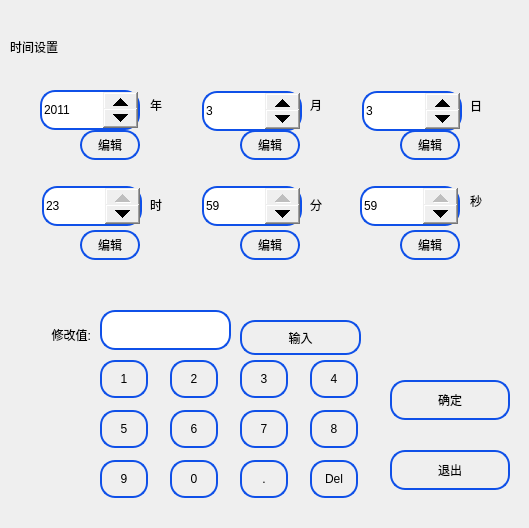
<?xml version="1.0" encoding="UTF-8"?>
<ui version="4.0">
 <class>TimeSettingDlg</class>
 <widget class="QDialog" name="TimeSettingDlg">
  <property name="enabled">
   <bool>true</bool>
  </property>
  <property name="geometry">
   <rect>
    <x>0</x>
    <y>0</y>
    <width>529</width>
    <height>528</height>
   </rect>
  </property>
  <property name="windowTitle">
   <string>Dialog</string>
  </property>
  <property name="styleSheet">
   <string notr="true">QSpinBox::up-button
{
	width: 35px;
	height: 25px;
	border-left-width:1px;
	border-left-color:darkgray;
	border-left-style:solid;
	border-top-right-radius:3px;
	image: url(:/new/prefix1/image/up.png);
}

QSpinBox::down-button
{
	width: 35px;
	height: 25px;
	border-left-width:1px;
	border-left-color:darkgray;
	border-left-style:solid;	
	border-bottom-right-radius:3px;
	image: url(:/new/prefix1/image/down.png);
}
QSpinBox{
border:2px solid rgb(15,80,232);
border-radius:15px
}
QLineEdit
{
	border:2px solid rgb(15,80,232);
	border-radius:15px;
}
QPushButton
{
	border:2px solid rgb(15,80,232);
	border-radius:15px;
}</string>
  </property>
  <widget class="QLabel" name="label_34">
   <property name="geometry">
    <rect>
     <x>470</x>
     <y>91</y>
     <width>30</width>
     <height>30</height>
    </rect>
   </property>
   <property name="focusPolicy">
    <enum>Qt::NoFocus</enum>
   </property>
   <property name="text">
    <string>日</string>
   </property>
  </widget>
  <widget class="QLabel" name="label_11">
   <property name="geometry">
    <rect>
     <x>10</x>
     <y>26</y>
     <width>121</width>
     <height>41</height>
    </rect>
   </property>
   <property name="focusPolicy">
    <enum>Qt::NoFocus</enum>
   </property>
   <property name="text">
    <string>时间设置</string>
   </property>
  </widget>
  <widget class="QSpinBox" name="monSpin">
   <property name="geometry">
    <rect>
     <x>202</x>
     <y>91</y>
     <width>100</width>
     <height>40</height>
    </rect>
   </property>
   <property name="focusPolicy">
    <enum>Qt::NoFocus</enum>
   </property>
   <property name="styleSheet">
    <string notr="true">QSpinBox::up-button
{
	width: 35px;
	height: 20px;
}

QSpinBox::down-button
{
	width: 35px;
	height: 20px;
}</string>
   </property>
   <property name="minimum">
    <number>1</number>
   </property>
   <property name="maximum">
    <number>12</number>
   </property>
   <property name="value">
    <number>3</number>
   </property>
  </widget>
  <widget class="QPushButton" name="timeSet_but">
   <property name="geometry">
    <rect>
     <x>390</x>
     <y>380</y>
     <width>120</width>
     <height>40</height>
    </rect>
   </property>
   <property name="focusPolicy">
    <enum>Qt::StrongFocus</enum>
   </property>
   <property name="styleSheet">
    <string notr="true"/>
   </property>
   <property name="text">
    <string>确定</string>
   </property>
  </widget>
  <widget class="QLabel" name="label_37">
   <property name="geometry">
    <rect>
     <x>470</x>
     <y>186</y>
     <width>30</width>
     <height>30</height>
    </rect>
   </property>
   <property name="focusPolicy">
    <enum>Qt::NoFocus</enum>
   </property>
   <property name="text">
    <string>秒</string>
   </property>
  </widget>
  <widget class="QLabel" name="label_36">
   <property name="geometry">
    <rect>
     <x>310</x>
     <y>190</y>
     <width>30</width>
     <height>30</height>
    </rect>
   </property>
   <property name="focusPolicy">
    <enum>Qt::NoFocus</enum>
   </property>
   <property name="text">
    <string>分</string>
   </property>
  </widget>
  <widget class="QSpinBox" name="minSpin">
   <property name="geometry">
    <rect>
     <x>202</x>
     <y>186</y>
     <width>100</width>
     <height>40</height>
    </rect>
   </property>
   <property name="focusPolicy">
    <enum>Qt::NoFocus</enum>
   </property>
   <property name="styleSheet">
    <string notr="true">QSpinBox::up-button
{
	width: 35px;
	height: 20px;
}

QSpinBox::down-button
{
	width: 35px;
	height: 20px;
}</string>
   </property>
   <property name="minimum">
    <number>0</number>
   </property>
   <property name="maximum">
    <number>59</number>
   </property>
   <property name="value">
    <number>59</number>
   </property>
  </widget>
  <widget class="QSpinBox" name="daySpin">
   <property name="geometry">
    <rect>
     <x>362</x>
     <y>91</y>
     <width>100</width>
     <height>40</height>
    </rect>
   </property>
   <property name="focusPolicy">
    <enum>Qt::NoFocus</enum>
   </property>
   <property name="styleSheet">
    <string notr="true">QSpinBox::up-button
{
	width: 35px;
	height: 20px;
}

QSpinBox::down-button
{
	width: 35px;
	height: 20px;
}</string>
   </property>
   <property name="minimum">
    <number>1</number>
   </property>
   <property name="maximum">
    <number>31</number>
   </property>
   <property name="value">
    <number>3</number>
   </property>
  </widget>
  <widget class="QLabel" name="label_32">
   <property name="geometry">
    <rect>
     <x>150</x>
     <y>90</y>
     <width>30</width>
     <height>30</height>
    </rect>
   </property>
   <property name="focusPolicy">
    <enum>Qt::NoFocus</enum>
   </property>
   <property name="text">
    <string>年</string>
   </property>
  </widget>
  <widget class="QLabel" name="label_33">
   <property name="geometry">
    <rect>
     <x>310</x>
     <y>90</y>
     <width>30</width>
     <height>30</height>
    </rect>
   </property>
   <property name="focusPolicy">
    <enum>Qt::NoFocus</enum>
   </property>
   <property name="text">
    <string>月</string>
   </property>
  </widget>
  <widget class="QSpinBox" name="hourSpin">
   <property name="geometry">
    <rect>
     <x>42</x>
     <y>186</y>
     <width>100</width>
     <height>40</height>
    </rect>
   </property>
   <property name="focusPolicy">
    <enum>Qt::NoFocus</enum>
   </property>
   <property name="styleSheet">
    <string notr="true">QSpinBox::up-button
{
	width: 35px;
	height: 20px;
}

QSpinBox::down-button
{
	width: 35px;
	height: 20px;
}</string>
   </property>
   <property name="minimum">
    <number>0</number>
   </property>
   <property name="maximum">
    <number>23</number>
   </property>
   <property name="value">
    <number>23</number>
   </property>
  </widget>
  <widget class="QSpinBox" name="yearSpin">
   <property name="geometry">
    <rect>
     <x>40</x>
     <y>90</y>
     <width>100</width>
     <height>40</height>
    </rect>
   </property>
   <property name="minimumSize">
    <size>
     <width>0</width>
     <height>40</height>
    </size>
   </property>
   <property name="maximumSize">
    <size>
     <width>16777215</width>
     <height>40</height>
    </size>
   </property>
   <property name="focusPolicy">
    <enum>Qt::NoFocus</enum>
   </property>
   <property name="styleSheet">
    <string notr="true">QSpinBox::up-button
{
	width: 35px;
	height: 20px;
}

QSpinBox::down-button
{
	width: 35px;
	height: 20px;
}
</string>
   </property>
   <property name="minimum">
    <number>2000</number>
   </property>
   <property name="maximum">
    <number>2035</number>
   </property>
   <property name="value">
    <number>2011</number>
   </property>
  </widget>
  <widget class="QSpinBox" name="secSpin">
   <property name="geometry">
    <rect>
     <x>360</x>
     <y>186</y>
     <width>100</width>
     <height>40</height>
    </rect>
   </property>
   <property name="focusPolicy">
    <enum>Qt::NoFocus</enum>
   </property>
   <property name="styleSheet">
    <string notr="true">QSpinBox::up-button
{
	width: 35px;
	height: 20px;
}

QSpinBox::down-button
{
	width: 35px;
	height: 20px;
}</string>
   </property>
   <property name="minimum">
    <number>0</number>
   </property>
   <property name="maximum">
    <number>59</number>
   </property>
   <property name="value">
    <number>59</number>
   </property>
  </widget>
  <widget class="QLabel" name="label_35">
   <property name="geometry">
    <rect>
     <x>150</x>
     <y>190</y>
     <width>30</width>
     <height>30</height>
    </rect>
   </property>
   <property name="focusPolicy">
    <enum>Qt::NoFocus</enum>
   </property>
   <property name="text">
    <string>时</string>
   </property>
  </widget>
  <widget class="QPushButton" name="hourBtn">
   <property name="geometry">
    <rect>
     <x>80</x>
     <y>230</y>
     <width>60</width>
     <height>30</height>
    </rect>
   </property>
   <property name="minimumSize">
    <size>
     <width>0</width>
     <height>30</height>
    </size>
   </property>
   <property name="maximumSize">
    <size>
     <width>16777215</width>
     <height>30</height>
    </size>
   </property>
   <property name="styleSheet">
    <string notr="true"/>
   </property>
   <property name="text">
    <string>编辑</string>
   </property>
  </widget>
  <widget class="QPushButton" name="minBtn">
   <property name="geometry">
    <rect>
     <x>240</x>
     <y>230</y>
     <width>60</width>
     <height>30</height>
    </rect>
   </property>
   <property name="minimumSize">
    <size>
     <width>0</width>
     <height>30</height>
    </size>
   </property>
   <property name="maximumSize">
    <size>
     <width>16777215</width>
     <height>30</height>
    </size>
   </property>
   <property name="styleSheet">
    <string notr="true"/>
   </property>
   <property name="text">
    <string>编辑</string>
   </property>
  </widget>
  <widget class="QPushButton" name="secBtn">
   <property name="geometry">
    <rect>
     <x>400</x>
     <y>230</y>
     <width>60</width>
     <height>30</height>
    </rect>
   </property>
   <property name="minimumSize">
    <size>
     <width>0</width>
     <height>30</height>
    </size>
   </property>
   <property name="maximumSize">
    <size>
     <width>16777215</width>
     <height>30</height>
    </size>
   </property>
   <property name="styleSheet">
    <string notr="true"/>
   </property>
   <property name="text">
    <string>编辑</string>
   </property>
  </widget>
  <widget class="QPushButton" name="yearBtn">
   <property name="geometry">
    <rect>
     <x>80</x>
     <y>130</y>
     <width>60</width>
     <height>30</height>
    </rect>
   </property>
   <property name="minimumSize">
    <size>
     <width>0</width>
     <height>30</height>
    </size>
   </property>
   <property name="maximumSize">
    <size>
     <width>16777215</width>
     <height>30</height>
    </size>
   </property>
   <property name="styleSheet">
    <string notr="true"/>
   </property>
   <property name="text">
    <string>编辑</string>
   </property>
  </widget>
  <widget class="QPushButton" name="monBtn">
   <property name="geometry">
    <rect>
     <x>240</x>
     <y>130</y>
     <width>60</width>
     <height>30</height>
    </rect>
   </property>
   <property name="minimumSize">
    <size>
     <width>0</width>
     <height>30</height>
    </size>
   </property>
   <property name="maximumSize">
    <size>
     <width>16777215</width>
     <height>30</height>
    </size>
   </property>
   <property name="styleSheet">
    <string notr="true"/>
   </property>
   <property name="text">
    <string>编辑</string>
   </property>
  </widget>
  <widget class="QPushButton" name="dayBtn">
   <property name="geometry">
    <rect>
     <x>400</x>
     <y>130</y>
     <width>60</width>
     <height>30</height>
    </rect>
   </property>
   <property name="minimumSize">
    <size>
     <width>0</width>
     <height>30</height>
    </size>
   </property>
   <property name="maximumSize">
    <size>
     <width>16777215</width>
     <height>30</height>
    </size>
   </property>
   <property name="styleSheet">
    <string notr="true"/>
   </property>
   <property name="text">
    <string>编辑</string>
   </property>
  </widget>
  <widget class="QPushButton" name="btn_8">
   <property name="geometry">
    <rect>
     <x>310</x>
     <y>410</y>
     <width>48</width>
     <height>38</height>
    </rect>
   </property>
   <property name="text">
    <string>8</string>
   </property>
  </widget>
  <widget class="QPushButton" name="btn_3">
   <property name="geometry">
    <rect>
     <x>240</x>
     <y>360</y>
     <width>48</width>
     <height>38</height>
    </rect>
   </property>
   <property name="text">
    <string>3</string>
   </property>
  </widget>
  <widget class="QPushButton" name="btn_5">
   <property name="geometry">
    <rect>
     <x>100</x>
     <y>410</y>
     <width>48</width>
     <height>38</height>
    </rect>
   </property>
   <property name="text">
    <string>5</string>
   </property>
  </widget>
  <widget class="QPushButton" name="btn_point">
   <property name="geometry">
    <rect>
     <x>240</x>
     <y>460</y>
     <width>48</width>
     <height>38</height>
    </rect>
   </property>
   <property name="text">
    <string>.</string>
   </property>
  </widget>
  <widget class="QPushButton" name="btn_2">
   <property name="geometry">
    <rect>
     <x>170</x>
     <y>360</y>
     <width>48</width>
     <height>38</height>
    </rect>
   </property>
   <property name="styleSheet">
    <string notr="true"/>
   </property>
   <property name="text">
    <string>2</string>
   </property>
  </widget>
  <widget class="QPushButton" name="btn_7">
   <property name="geometry">
    <rect>
     <x>240</x>
     <y>410</y>
     <width>48</width>
     <height>38</height>
    </rect>
   </property>
   <property name="text">
    <string>7</string>
   </property>
  </widget>
  <widget class="QPushButton" name="btn_6">
   <property name="geometry">
    <rect>
     <x>170</x>
     <y>410</y>
     <width>48</width>
     <height>38</height>
    </rect>
   </property>
   <property name="text">
    <string>6</string>
   </property>
  </widget>
  <widget class="QPushButton" name="btn_4">
   <property name="geometry">
    <rect>
     <x>310</x>
     <y>360</y>
     <width>48</width>
     <height>38</height>
    </rect>
   </property>
   <property name="text">
    <string>4</string>
   </property>
  </widget>
  <widget class="QLabel" name="label_7">
   <property name="geometry">
    <rect>
     <x>0</x>
     <y>320</y>
     <width>91</width>
     <height>30</height>
    </rect>
   </property>
   <property name="text">
    <string>修改值:</string>
   </property>
   <property name="alignment">
    <set>Qt::AlignRight|Qt::AlignTrailing|Qt::AlignVCenter</set>
   </property>
   <property name="buddy">
    <cstring>lineEdit</cstring>
   </property>
  </widget>
  <widget class="QPushButton" name="btn_9">
   <property name="geometry">
    <rect>
     <x>100</x>
     <y>460</y>
     <width>48</width>
     <height>38</height>
    </rect>
   </property>
   <property name="text">
    <string>9</string>
   </property>
  </widget>
  <widget class="QPushButton" name="btn_1">
   <property name="geometry">
    <rect>
     <x>100</x>
     <y>360</y>
     <width>48</width>
     <height>38</height>
    </rect>
   </property>
   <property name="styleSheet">
    <string notr="true"/>
   </property>
   <property name="text">
    <string>1</string>
   </property>
  </widget>
  <widget class="QPushButton" name="btn_del">
   <property name="geometry">
    <rect>
     <x>310</x>
     <y>460</y>
     <width>48</width>
     <height>38</height>
    </rect>
   </property>
   <property name="text">
    <string>Del</string>
   </property>
  </widget>
  <widget class="QPushButton" name="btn_enter">
   <property name="geometry">
    <rect>
     <x>240</x>
     <y>320</y>
     <width>121</width>
     <height>35</height>
    </rect>
   </property>
   <property name="styleSheet">
    <string notr="true"/>
   </property>
   <property name="text">
    <string>输入</string>
   </property>
  </widget>
  <widget class="QLineEdit" name="lineEdit">
   <property name="geometry">
    <rect>
     <x>100</x>
     <y>310</y>
     <width>131</width>
     <height>40</height>
    </rect>
   </property>
   <property name="minimumSize">
    <size>
     <width>0</width>
     <height>40</height>
    </size>
   </property>
   <property name="maximumSize">
    <size>
     <width>16777215</width>
     <height>40</height>
    </size>
   </property>
   <property name="focusPolicy">
    <enum>Qt::NoFocus</enum>
   </property>
  </widget>
  <widget class="QPushButton" name="btn_0">
   <property name="geometry">
    <rect>
     <x>170</x>
     <y>460</y>
     <width>48</width>
     <height>38</height>
    </rect>
   </property>
   <property name="text">
    <string>0</string>
   </property>
  </widget>
  <widget class="QPushButton" name="quitBtn">
   <property name="geometry">
    <rect>
     <x>390</x>
     <y>450</y>
     <width>120</width>
     <height>40</height>
    </rect>
   </property>
   <property name="focusPolicy">
    <enum>Qt::StrongFocus</enum>
   </property>
   <property name="styleSheet">
    <string notr="true"/>
   </property>
   <property name="text">
    <string>退出</string>
   </property>
  </widget>
 </widget>
 <tabstops>
  <tabstop>yearSpin</tabstop>
  <tabstop>monSpin</tabstop>
  <tabstop>daySpin</tabstop>
  <tabstop>hourSpin</tabstop>
  <tabstop>minSpin</tabstop>
  <tabstop>secSpin</tabstop>
  <tabstop>timeSet_but</tabstop>
 </tabstops>
 <resources/>
 <connections/>
</ui>
